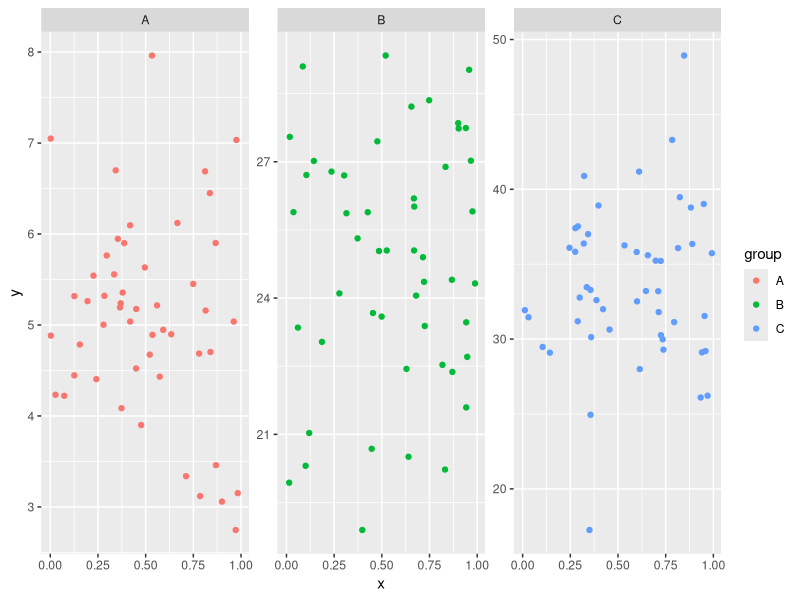
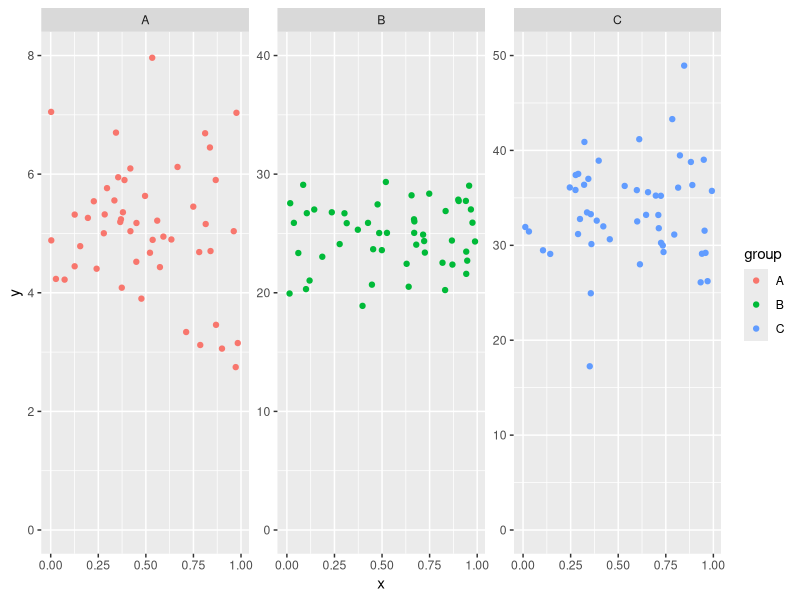

Recreate these plots in R, in order.
## ---- chunk 1
library(tidyverse)
## ---- chunk 2
data <- bind_rows(
  tibble(group = "A", x = runif(50), y = rnorm(50, mean = 5)),
  tibble(group = "B", x = runif(50), y = rnorm(50, mean = 5, sd = 3) + 20),
  tibble(group = "C", x = runif(50), y = rnorm(50, mean = 5, sd = 5) + 30)
)
glimpse(data)

data %>%
  ggplot(aes(x = x, y = y, color = group), size = 4) + 
  geom_point() +
  facet_wrap(~group, scales = "free_y")
## ---- chunk 3
blank_data <- tibble(
  label = c("min_y_A", "max_y_A", "min_y_B", "max_y_B", "min_y_C", "max_y_C"),
  group = c("A", "A", "B", "B", "C", "C"),
  x = 0,
  y = c(0, 8, 0, 40, 0, 50)
)
glimpse(blank_data)

data %>%
  ggplot(aes(x = x, y = y, color = group), size = 4) + 
  geom_point() +
  geom_blank(data = blank_data, aes(x = x, y = y)) + 
  facet_wrap(~group, scales = "free_y")
